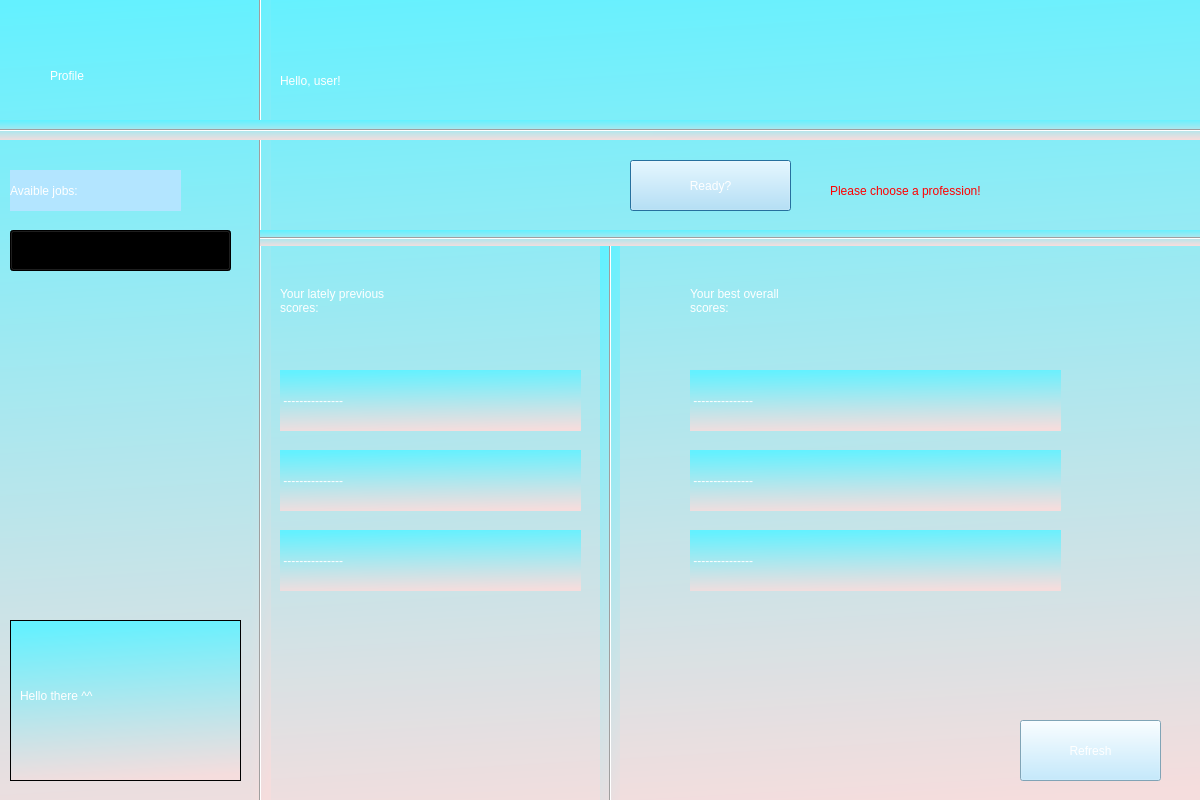
<?xml version="1.0" encoding="UTF-8"?>
<ui version="4.0">
 <class>Dialog</class>
 <widget class="QDialog" name="Dialog">
  <property name="geometry">
   <rect>
    <x>0</x>
    <y>0</y>
    <width>1200</width>
    <height>800</height>
   </rect>
  </property>
  <property name="windowTitle">
   <string>Dialog</string>
  </property>
  <widget class="QWidget" name="widget" native="true">
   <property name="geometry">
    <rect>
     <x>-50</x>
     <y>-30</y>
     <width>1291</width>
     <height>851</height>
    </rect>
   </property>
   <property name="styleSheet">
    <string notr="true">background-color: qlineargradient(spread:pad, x1:0.426, y1:0.00568182, x2:0.517, y2:1, stop:0 rgba(100, 241, 255, 255), stop:1 rgba(245, 221, 221, 255));</string>
   </property>
   <widget class="QComboBox" name="theme_box">
    <property name="geometry">
     <rect>
      <x>60</x>
      <y>260</y>
      <width>221</width>
      <height>41</height>
     </rect>
    </property>
    <property name="styleSheet">
     <string notr="true">background-color: rgb(255, 255, 255);
font: 18pt &quot;MS Shell Dlg 2&quot;;
background-color: qlineargradient(spread:pad, x1:0.585091, y1:0.619, x2:0.67, y2:1, stop:0.00568182 rgba(161, 206, 245, 178), stop:0.994318 rgba(245, 245, 245, 255));</string>
    </property>
    <item>
     <property name="text">
      <string>---</string>
     </property>
    </item>
    <item>
     <property name="text">
      <string>Farmer</string>
     </property>
    </item>
    <item>
     <property name="text">
      <string>Waitress</string>
     </property>
    </item>
    <item>
     <property name="text">
      <string>Chef</string>
     </property>
    </item>
    <item>
     <property name="text">
      <string>Doctor</string>
     </property>
    </item>
    <item>
     <property name="text">
      <string>Programmer</string>
     </property>
    </item>
   </widget>
   <widget class="Line" name="line_2">
    <property name="geometry">
     <rect>
      <x>30</x>
      <y>150</y>
      <width>1261</width>
      <height>20</height>
     </rect>
    </property>
    <property name="orientation">
     <enum>Qt::Horizontal</enum>
    </property>
   </widget>
   <widget class="QLabel" name="label">
    <property name="geometry">
     <rect>
      <x>100</x>
      <y>60</y>
      <width>151</width>
      <height>91</height>
     </rect>
    </property>
    <property name="styleSheet">
     <string notr="true">font: 32pt &quot;MS Shell Dlg 2&quot;;
color: rgb(255, 255, 255);
background-color: qlineargradient(spread:pad, x1:0.205, y1:0, x2:0.312, y2:1, stop:0 rgba(100, 241, 255, 0), stop:1 rgba(245, 221, 221, 0));</string>
    </property>
    <property name="text">
     <string>Profile</string>
    </property>
   </widget>
   <widget class="QPushButton" name="ButtonReady">
    <property name="geometry">
     <rect>
      <x>680</x>
      <y>190</y>
      <width>161</width>
      <height>51</height>
     </rect>
    </property>
    <property name="styleSheet">
     <string notr="true">font: 24pt &quot;MS Shell Dlg 2&quot;;
color: rgb(255, 255, 255);
background-color: rgb(179, 229, 255);</string>
    </property>
    <property name="text">
     <string>Ready?</string>
    </property>
   </widget>
   <widget class="QLabel" name="label_2">
    <property name="geometry">
     <rect>
      <x>60</x>
      <y>200</y>
      <width>171</width>
      <height>41</height>
     </rect>
    </property>
    <property name="styleSheet">
     <string notr="true">color: rgb(255, 255, 255);
background-color: rgb(179, 229, 255);
font: 22pt &quot;MS Shell Dlg 2&quot;;</string>
    </property>
    <property name="text">
     <string>Avaible jobs:</string>
    </property>
   </widget>
   <widget class="Line" name="line">
    <property name="geometry">
     <rect>
      <x>300</x>
      <y>10</y>
      <width>21</width>
      <height>831</height>
     </rect>
    </property>
    <property name="orientation">
     <enum>Qt::Vertical</enum>
    </property>
   </widget>
   <widget class="QLabel" name="label_3">
    <property name="geometry">
     <rect>
      <x>330</x>
      <y>90</y>
      <width>281</width>
      <height>41</height>
     </rect>
    </property>
    <property name="styleSheet">
     <string notr="true">font: 32pt &quot;MS Shell Dlg 2&quot;;
color: rgb(255, 255, 255);
background-color: qlineargradient(spread:pad, x1:0.205, y1:0, x2:0.312, y2:1, stop:0 rgba(100, 241, 255, 0), stop:1 rgba(245, 221, 221, 0));</string>
    </property>
    <property name="text">
     <string>Hello, user!</string>
    </property>
   </widget>
   <widget class="Line" name="line_3">
    <property name="geometry">
     <rect>
      <x>310</x>
      <y>260</y>
      <width>961</width>
      <height>16</height>
     </rect>
    </property>
    <property name="orientation">
     <enum>Qt::Horizontal</enum>
    </property>
   </widget>
   <widget class="QLabel" name="label_4">
    <property name="geometry">
     <rect>
      <x>330</x>
      <y>300</y>
      <width>261</width>
      <height>61</height>
     </rect>
    </property>
    <property name="styleSheet">
     <string notr="true">font: 20pt &quot;MS Shell Dlg 2&quot;;
color: rgb(255, 255, 255);
background-color: qlineargradient(spread:pad, x1:0.205, y1:0, x2:0.312, y2:1, stop:0 rgba(100, 241, 255, 0), stop:1 rgba(245, 221, 221, 0));</string>
    </property>
    <property name="text">
     <string>Your lately previous
scores:</string>
    </property>
   </widget>
   <widget class="QLabel" name="prevlabel1">
    <property name="geometry">
     <rect>
      <x>330</x>
      <y>400</y>
      <width>301</width>
      <height>61</height>
     </rect>
    </property>
    <property name="styleSheet">
     <string notr="true">font: 20pt &quot;MS Shell Dlg 2&quot;;
color: rgb(255, 255, 255);
</string>
    </property>
    <property name="text">
     <string> ---------------</string>
    </property>
   </widget>
   <widget class="QLabel" name="prevlabel2">
    <property name="geometry">
     <rect>
      <x>330</x>
      <y>480</y>
      <width>301</width>
      <height>61</height>
     </rect>
    </property>
    <property name="styleSheet">
     <string notr="true">font: 20pt &quot;MS Shell Dlg 2&quot;;
color: rgb(255, 255, 255);
</string>
    </property>
    <property name="text">
     <string> ---------------</string>
    </property>
   </widget>
   <widget class="QLabel" name="prevlabel3">
    <property name="geometry">
     <rect>
      <x>330</x>
      <y>560</y>
      <width>301</width>
      <height>61</height>
     </rect>
    </property>
    <property name="styleSheet">
     <string notr="true">font: 20pt &quot;MS Shell Dlg 2&quot;;
color: rgb(255, 255, 255);
</string>
    </property>
    <property name="text">
     <string> ---------------</string>
    </property>
   </widget>
   <widget class="QLabel" name="bestlabel2">
    <property name="geometry">
     <rect>
      <x>740</x>
      <y>480</y>
      <width>371</width>
      <height>61</height>
     </rect>
    </property>
    <property name="styleSheet">
     <string notr="true">font: 20pt &quot;MS Shell Dlg 2&quot;;
color: rgb(255, 255, 255);
</string>
    </property>
    <property name="text">
     <string> ---------------</string>
    </property>
   </widget>
   <widget class="QLabel" name="bestlabel3">
    <property name="geometry">
     <rect>
      <x>740</x>
      <y>560</y>
      <width>371</width>
      <height>61</height>
     </rect>
    </property>
    <property name="styleSheet">
     <string notr="true">font: 20pt &quot;MS Shell Dlg 2&quot;;
color: rgb(255, 255, 255);
</string>
    </property>
    <property name="text">
     <string> ---------------</string>
    </property>
   </widget>
   <widget class="QLabel" name="bestlabel1">
    <property name="geometry">
     <rect>
      <x>740</x>
      <y>400</y>
      <width>371</width>
      <height>61</height>
     </rect>
    </property>
    <property name="styleSheet">
     <string notr="true">font: 20pt &quot;MS Shell Dlg 2&quot;;
color: rgb(255, 255, 255);
</string>
    </property>
    <property name="text">
     <string> ---------------</string>
    </property>
   </widget>
   <widget class="QLabel" name="label_11">
    <property name="geometry">
     <rect>
      <x>740</x>
      <y>300</y>
      <width>261</width>
      <height>61</height>
     </rect>
    </property>
    <property name="styleSheet">
     <string notr="true">font: 20pt &quot;MS Shell Dlg 2&quot;;
color: rgb(255, 255, 255);
background-color: qlineargradient(spread:pad, x1:0.205, y1:0, x2:0.312, y2:1, stop:0 rgba(100, 241, 255, 0), stop:1 rgba(245, 221, 221, 0));</string>
    </property>
    <property name="text">
     <string>Your best overall 
scores:</string>
    </property>
   </widget>
   <widget class="Line" name="line_4">
    <property name="geometry">
     <rect>
      <x>650</x>
      <y>270</y>
      <width>20</width>
      <height>611</height>
     </rect>
    </property>
    <property name="orientation">
     <enum>Qt::Vertical</enum>
    </property>
   </widget>
   <widget class="QPushButton" name="refresh_btn">
    <property name="geometry">
     <rect>
      <x>1070</x>
      <y>750</y>
      <width>141</width>
      <height>61</height>
     </rect>
    </property>
    <property name="styleSheet">
     <string notr="true">font: 24pt &quot;MS Shell Dlg 2&quot;;
color: rgb(255, 255, 255);
background-color: rgb(179, 229, 255);</string>
    </property>
    <property name="text">
     <string>Refresh</string>
    </property>
   </widget>
   <widget class="QListView" name="listView">
    <property name="geometry">
     <rect>
      <x>60</x>
      <y>650</y>
      <width>231</width>
      <height>161</height>
     </rect>
    </property>
   </widget>
   <widget class="QLabel" name="warning_label">
    <property name="geometry">
     <rect>
      <x>880</x>
      <y>200</y>
      <width>201</width>
      <height>41</height>
     </rect>
    </property>
    <property name="styleSheet">
     <string notr="true">font: 12pt &quot;MS Shell Dlg 2&quot;;
color: rgb(255, 0, 0);
background-color: qlineargradient(spread:pad, x1:0.205, y1:0, x2:0.312, y2:1, stop:0 rgba(100, 241, 255, 0), stop:1 rgba(245, 221, 221, 0));</string>
    </property>
    <property name="text">
     <string>Please choose a profession!</string>
    </property>
   </widget>
   <widget class="QLabel" name="label_5">
    <property name="geometry">
     <rect>
      <x>70</x>
      <y>690</y>
      <width>211</width>
      <height>71</height>
     </rect>
    </property>
    <property name="styleSheet">
     <string notr="true">font: 24pt &quot;MS Shell Dlg 2&quot;;
color: rgb(255, 255, 255);
background-color: qlineargradient(spread:pad, x1:0.205, y1:0, x2:0.312, y2:1, stop:0 rgba(100, 241, 255, 0), stop:1 rgba(245, 221, 221, 0));</string>
    </property>
    <property name="text">
     <string>Hello there ^^</string>
    </property>
   </widget>
   <zorder>line_4</zorder>
   <zorder>theme_box</zorder>
   <zorder>label</zorder>
   <zorder>ButtonReady</zorder>
   <zorder>label_2</zorder>
   <zorder>line</zorder>
   <zorder>line_2</zorder>
   <zorder>label_3</zorder>
   <zorder>line_3</zorder>
   <zorder>label_4</zorder>
   <zorder>prevlabel1</zorder>
   <zorder>prevlabel2</zorder>
   <zorder>prevlabel3</zorder>
   <zorder>bestlabel2</zorder>
   <zorder>bestlabel3</zorder>
   <zorder>bestlabel1</zorder>
   <zorder>label_11</zorder>
   <zorder>refresh_btn</zorder>
   <zorder>listView</zorder>
   <zorder>warning_label</zorder>
   <zorder>label_5</zorder>
  </widget>
 </widget>
 <resources/>
 <connections/>
</ui>
